Frame 1 (no input): blank canvas, image omitted
Frame 60 (no input): blank canvas, image omitted
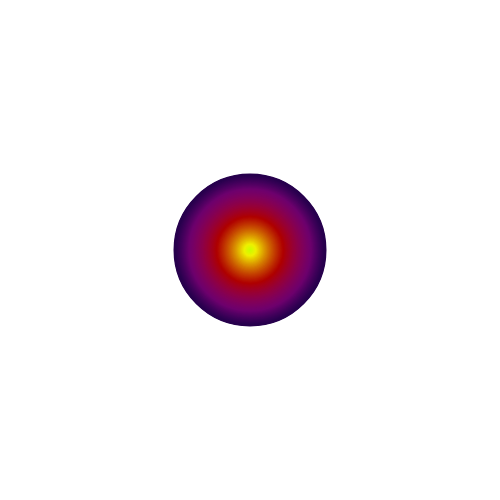
Frame 120 (the mouse pressed at the canvas centre since frame 60)

The p5.js sketch whose frames 1 and 60 were blank and that drew this single picture after the mouse press (run headless with seeded random() and noise() and a simulated clock; from frame 60 on, the mouse is pressed at the canvas centre):

// p5.js sketch
// ── sketch.js
const width = 500;
const height = 500;
const halfW = width / 2;
const halfH = height / 2;

let s = 'press the mouse to see something';
let div;
function setup() {
	createCanvas(width, height);
	smooth();
	colorMode(HSB, 100);
	strokeWeight(2);

	div = createDiv(s);
	div.style('color', '#ccc', 'margin', 'auto', 'border', '1px solid red');
	noFill();
}

function draw_circ_grad(x, y, maxD) {
	const c1 = color(random(100), 100, 100);
	const c2 = color(random(100), 100, 30);

	for (let d = 0; d < maxD; d++) {
		const n = map(d, 0, maxD, 0, 1);
		const newC = lerpColor(c1, c2, n);
		stroke(newC);
		ellipse(x, y, d, d);
	}
}

function draw() {}

function mousePressed() {
	div.remove();
	draw_circ_grad(mouseX, mouseY, random(30, 200));
}

function keyPressed() {
	if (key.toLowerCase() == 'c') {
		background(255);
	}
}
